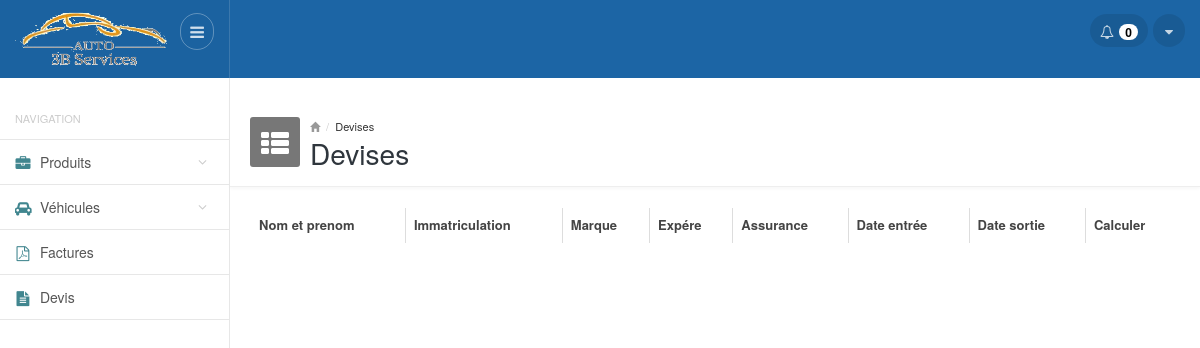
/devis.php (signed in), run on an earlier commit of the app's database.
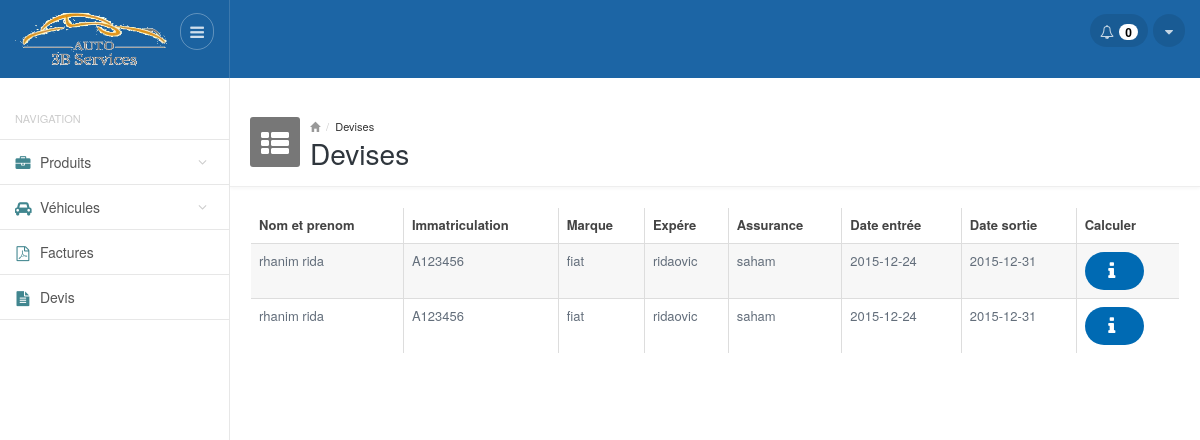
And on a later commit of the database.
### tables this page shows
CREATE TABLE IF NOT EXISTS `devis` (
  `id` int(11) NOT NULL,
  `date_devis` date DEFAULT NULL,
  `date_accord` date DEFAULT NULL,
  `ht` double NOT NULL,
  `hta` double NOT NULL,
  `id_vehicule` int(11) NOT NULL
);

CREATE TABLE IF NOT EXISTS `vehicules` (
  `id` int(11) NOT NULL,
  `nom` varchar(100) NOT NULL,
  `prenom` varchar(100) NOT NULL,
  `immatriculation` varchar(100) NOT NULL,
  `marque` varchar(100) NOT NULL,
  `expere` varchar(100) NOT NULL,
  `assurance` varchar(100) NOT NULL,
  `date_entree` date DEFAULT NULL,
  `date_sortie` date DEFAULT NULL
);

### functions.php (called while the page is built, shortened)
<?php
function getNotifProducts()
{
    $result = mysql_query("SELECT count(*) FROM produits WHERE qte_min>=qte") or die(mysql_error());
    $count = mysql_fetch_array($result);
    return $count[0];
}
function getAllDevis()
{
     $result = mysql_query("SELECT * FROM `devis` , `vehicules` WHERE devis.id_vehicule=vehicules.id") or die(mysql_error());
     $vihecules = array();
     while($row = mysql_fetch_array($result))
        $vihecules[] = $row;
    return $vihecules;
}
?>

### devis.php (the view, shortened to what this page needs)
<?php
require_once __DIR__ . '/functions.php';
require_once __DIR__ . '/header.php'; ?>
<div class="mainpanel">
    <div class="pageheader">
        <div class="media">
            <div class="pageicon pull-left">
                <i class="fa fa-th-list"></i>
            </div>
            <div class="media-body">
                <ul class="breadcrumb">
                    <li><a href="#"><i class="glyphicon glyphicon-home"></i></a></li>
                    <li><a href="#">Devises</a></li>
                </ul>
                <h4>Devises</h4>
            </div>
        </div>
    </div>
    <div class="contentpanel">
        <div class="panel panel-primary-head">
            <table id="basicTable" class="table table-striped table-bordered responsive">
                <thead class="">
                    <tr>
                        <th>Nom et prenom</th>
                        <th>Immatriculation</th>
                        <th>Marque</th>
                        <th>Expére</th>
                        <th>Assurance</th>
                        <th>Date entrée</th>
                        <th>Date sortie</th>
                        <th>Calculer</th>
                    </tr>
                </thead>
                <tbody>
                    <?php
                      $devises= getAllDevis();
                      foreach($devises as $devis){ ?>
                        <tr>
                          <td><?php echo ($devis['nom']." ".$devis['prenom']); ?> </td>
                          <td><?php echo $devis['immatriculation']; ?> </td>
                          <td><?php echo $devis['marque']; ?> </td>
                          <td><?php echo $devis['expere']; ?> </td>
                          <td><?php echo $devis['assurance']; ?> </td>
                          <td><?php echo $devis['date_entree']; ?> </td>
                          <td><?php echo $devis['date_sortie']; ?> </td>
                          <td class="center"><a class="btn btn-primary blue_b btn-rounded" onclick="alert('la différence entre le montant de devis et le montant accordé : '+ <?php echo ($devis['ht']-$devis['hta']) ?>)"><i class="fa fa-info"></i></span></td>
                       </tr>
                    <?php } ?>
                </tbody>
            </table>
        </div>
        <br />
    </div>
</div>
<?php
require_once __DIR__ . '/footer.php'; ?>

### header.php (shortened to what this page needs)
<!DOCTYPE html>
<html lang="en">
<head>
        <link href="css/style.default.css" rel="stylesheet">
        <link href="css/select2.css" rel="stylesheet" />
        <link href="css/style.datatables.css" rel="stylesheet">
        <link href="cdn.datatables.net/responsive/1.0.1/css/dataTables.responsive.css" rel="stylesheet">
    </head>
    <body>
        <header>
            <div class="headerwrapper">
                <div class="header-left">
                    <a href="#" class="logo">
                        <img src="images/logo.gif" alt="" style="width: 160px;height: 81px;margin-bottom: -16px;margin-top: -20px;">
                    </a>
                    <div class="pull-right">
                        <a href="#" class="menu-collapse">
                            <i class="fa fa-bars"></i>
                        </a>
                    </div>
                </div>
                <div class="header-right">
                    <div class="pull-right">
                            <div class="btn-group btn-group-list btn-group-notification">
                        <?php if(getNotifProducts() == 0) {?>
                            <button type="button" class="btn btn-default dropdown-toggle" data-toggle="dropdown">
                        <?php } else { ?>
                                <button type="button" class="btn btn-default dropdown-toggle orange" data-toggle="dropdown">
                        <?php } ?>
                              <i class="fa fa-bell-o"></i>
                              <span class="badge">
                                <?php echo getNotifProducts(); ?>
                              </span>
                            </button>
                        </div>
                        <div class="btn-group btn-group-option">
                            <button type="button" class="btn btn-default dropdown-toggle" data-toggle="dropdown">
                              <i class="fa fa-caret-down"></i>
                            </button>
                        </div>
                    </div>
                </div>
            </div>
        </header>
        <br>
        <br>
        <section>
            <div class="mainwrapper">
                <div class="leftpanel">
                    <h5 class="leftpanel-title">Navigation</h5>
                    <ul class="nav nav-pills nav-stacked">
                        <li class="parent <?php if ($_SERVER['REQUEST_URI'] == '/auto3bservices/produits.php' || $_SERVER['REQUEST_URI']  == '/auto3bservices/ajouter_produit.php' ) { echo 'active';} ?>"><a href="produits.php"><i class="fa fa-briefcase"></i> <span>Produits</span></a>
                        </li>
                        <li class="parent <?php if ($_SERVER['REQUEST_URI'] == '/auto3bservices/vehicules.php' || $_SERVER['REQUEST_URI']  == '/auto3bservices/ajouter_vehicule.php' ) { echo 'active';} ?>"><a href="vehicules.php"><i class="fa fa-car"></i> <span>Véhicules</span></a>
                        </li>
                        <li class="<?php if ($_SERVER['REQUEST_URI'] == '/auto3bservices/factures.php' ) { echo 'active';} ?>"><a href="factures.php"><i class="fa fa-file-pdf-o"></i> <span>Factures</span></a>
                        </li>
                        <li class="<?php if ($_SERVER['REQUEST_URI'] == '/auto3bservices/devis.php' ) { echo 'active';} ?>"><a href="devis.php"><i class="fa fa-file-text"></i> <span>Devis</span></a>
                        </li>
                    </ul>
                </div>

### footer.php (shortened to what this page needs)
  </div>
        </section>
    </body>
</html>

### css/style.default.css (style rules this page uses)
body { font-size: 13px; color: #636E7B; background-color: #fff; }
a { outline: none !important; }
.headerwrapper { background-color: #1C65A5; min-height: 60px; position: fixed; width: 100%; z-index: 1000; }
.headerwrapper:after { clear: both; display: block; content: ''; }
.headerwrapper .header-left { width: 230px; min-height: 60px; padding: 14px 15px; float: left; border-right: 1px solid rgba(255,255,255,0.14); background-color: rgba(0,0,0,0.03); position: relative; }
.headerwrapper .header-left .logo { display: inline-block; margin-top: 5px; float: left; }
.headerwrapper .header-left .menu-collapse { -moz-transition: all 0.2s ease-out 0s; -webkit-transition: all 0.2s ease-out 0s; transition: all 0.2s ease-out 0s; border: 1px solid rgba(255,255,255,0.3); color: rgba(255,255,255,0.8); padding: 6px 9px; -moz-border-radius: 50px; -webkit-border-radius: 50px; border-radius: 50px; display: inline-block; font-size: 16px; line-height: normal; position: absolute; top: 13px; right: 15px; }
.headerwrapper .header-right { margin-left: 230px; min-height: 60px; padding: 14px 15px; }
.headerwrapper .header-right .btn-group { margin: 0; line-height: 21px; float: left; }
.headerwrapper .header-right .btn-group > .btn { border: 0; background-color: rgba(0,0,0,0.1); color: rgba(255,255,255,0.75); -moz-border-radius: 50px; -webkit-border-radius: 50px; border-radius: 50px; line-height: normal; margin-left: 5px; height: 33px; }
.headerwrapper .header-right .btn-group .btn .badge { -moz-box-shadow: none; -webkit-box-shadow: none; box-shadow: none; background-color: #fff; color: #000; margin-left: 2px; padding: 2px 6px; }
.btn-group-notification > .btn { padding: 7px 10px; }
.btn-group-option > .btn { padding: 7px 12px; }
.mainwrapper { position: relative; top: 60px; }
.mainwrapper:before { content: ''; height: 100%; position: fixed; top: 0; left: 0; width: 230px; border-right: 1px solid #e7e7e7; }
.mainwrapper:after { clear: both; display: block; content: ''; }
.leftpanel { width: 230px; position: absolute; top: 0; left: 0; }
.leftpanel .leftpanel-title { text-transform: uppercase; color: #ccc; font-size: 11px; font-weight: normal; margin: 15px 15px; }
.leftpanel .nav { position: relative; border-bottom: 1px solid #e7e7e7; }
.leftpanel .nav > li { margin: 0 1px 0 0; font-size: 14px; font-weight: 500; border-top: 1px solid #e7e7e7; position: relative; }
.leftpanel .nav > li > a { color: #555; -moz-border-radius: 0; -webkit-border-radius: 0; border-radius: 0; -moz-transition: all 0.2s ease-out 0s; -webkit-transition: all 0.2s ease-out 0s; transition: all 0.2s ease-out 0s; padding: 12px 15px; }
.leftpanel .nav > li > a i { width: 16px; margin-right: 5px; color: #41868f; font-size: 15px; top: 1px; position: relative; text-align: center; }
.leftpanel .nav > li.parent:after { font-family: 'FontAwesome'; content: '\f107'; display: block; position: absolute; top: 12px; right: 22px; color: #ccc; }
.mainpanel { margin-left: 230px; }
.pageheader { padding: 20px; border-bottom: 1px solid #eee; padding-bottom: 20px; height: 90px; -webkit-box-shadow: 0 2px 3px rgba(0,0,0,0.03); box-shadow: 0 2px 3px rgba(0,0,0,0.03); }
.pageheader .media { padding: 0; clear: both; }
.pageheader .pageicon { width: 50px; height: 50px; background-color: #777; display: inline-block; color: #fff; font-size: 32px; border-radius: 3px; padding-top: 1px; padding-left: 10px; }
.pageheader .pageicon .fa-th-list { font-size: 28px; margin-left: 1px; }
.pageheader .breadcrumb { margin: 0; padding: 0; background: none; font-size: 11px; color: #999; line-height: 18px; }
.pageheader .breadcrumb li a { color: #333; }
.pageheader .breadcrumb li a i { color: #999; font-size: 10px; }
.pageheader h4 { margin: -2px 0 0 0; font-size: 28px; font-weight: 500; color: #2f363d; line-height: normal; }
.contentpanel { position: relative; padding: 20px; }
.btn-rounded { -moz-border-radius: 100px; -webkit-border-radius: 100px; border-radius: 100px; padding-left: 20px; padding-right: 20px; }
td i { width: 14px; margin-right: 5px; font-size: 20px; top: 1px; position: relative; text-align: center; }
.blue_b { background-color: #006AB3; }

What changed in the data, as far as the page shows it:
now on this page (row edited): devis: id_vehicule.nom "rhanim", id_vehicule.prenom "rida", id_vehicule.immatriculation "A123456", id_vehicule.marque "fiat", id_vehicule.expere "ridaovic", id_vehicule.assurance "saham", id_vehicule.date_entree "2015-12-24", id_vehicule.date_sortie "2015-12-31"
added devis: id_vehicule.nom "rhanim", id_vehicule.prenom "rida", id_vehicule.immatriculation "A123456", id_vehicule.marque "fiat", id_vehicule.expere "ridaovic", id_vehicule.assurance "saham", id_vehicule.date_entree "2015-12-24", id_vehicule.date_sortie "2015-12-31"
